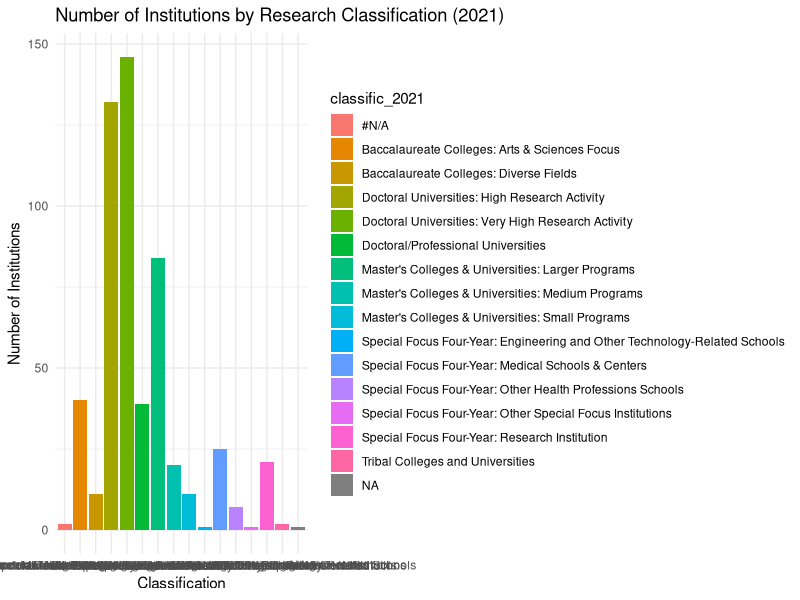
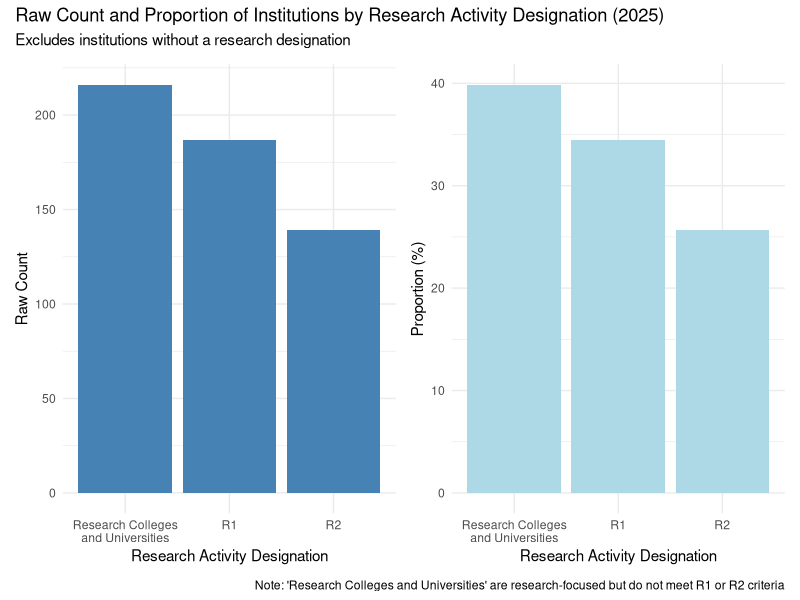

The R script that drew these images, in order:
## ---- chunk 1
#install.packages("patchwork")
## ---- chunk 2
library(tidyverse)
library(readr)
library(tidyr)
library(dplyr)
library(lubridate)  # for Datetime formatting
library(stringr)  # for extracting URL
library(patchwork)  # for putting multiple graphs on one fig
## ---- chunk 3
classification_stats <- read_csv("carnegie_classification_stats - CLEAN.csv")

spending_doctorate_awards <- read_csv("carnegie_spending_doctorate_awards - CLEAN.csv")
## ---- chunk 4
#head(classification_stats)
colnames(classification_stats)
summary(classification_stats)

head(spending_doctorate_awards)
colnames(spending_doctorate_awards)
summary(spending_doctorate_awards)
## ---- chunk 5
classification_df <- data.frame(classification_stats)
class(classification_df)

spending_df <- data.frame(spending_doctorate_awards)
class(spending_df)
## ---- chunk 6
# Confirming column names on what to join by
colnames(classification_df)
colnames(spending_df)
## ---- chunk 7
# Perform full join on 'unitid'
combined_df <- full_join(classification_df, spending_df, by = "unitid")

# Confirm join and notice duplicate column names
colnames(combined_df)
## ---- chunk 8
# Duplicate School Names (there are 12)
combined_df %>%
  filter(name.x != name.y) %>%
  select(unitid, name.x, name.y)

# Duplicate City Names (there is 1, 'Des Moines' and 'West Des Moines')
combined_df %>%
  filter(city.x != city.y ) %>%
  select(unitid, city.x, city.y)

# Duplicate State Names (there are no duplicates)
combined_df %>%
  filter(state.x != state.y) %>%
  select(unitid, state.x, state.y)

# Create a new dataframe for mismatched rows
mismatched <- combined_df %>%
  filter(name.x != name.y | city.x != city.y | state.x != state.y) %>%
  select(unitid, name.x, name.y, city.x, city.y, state.x, state.y)

# View the mismatched rows
print(mismatched)

## ---- chunk 9
# Function to replace NULL with NA

replace_null_with_na <- function(x) {
  if (is.list(x)) {
    # Apply recursively if it's a list (to handle nested data frames)
    return(lapply(x, replace_null_with_na))
  } else if (is.null(x)) {
    return(NA)  # Replace NULL with NA
  } else {
    return(x)  # Otherwise, return the value unchanged
  }
}

# Use it to apply to a data frame
combined_df_na <- combined_df %>%
  mutate(across(everything(), replace_null_with_na))

# View the result
summary(combined_df_na)
## ---- chunk 10
# Display a table of the count of missing values (NAs) per column
missing_data <- combined_df_na %>% 
  summarise(across(everything(), ~ sum(is.na(.)))) %>%
  gather(key = "column_name", value = "NAs")

print(missing_data)
## ---- chunk 11
combined_df_na %>%
  count(classific_2021) %>%
  ggplot(aes(x = classific_2021, y = n, fill = classific_2021)) +
  geom_bar(stat = "identity") +
  labs(title = "Number of Institutions by Research Classification (2021)",
       x = "Classification", y = "Number of Institutions") +
  theme_minimal()
## ---- chunk 12
library(ggplot2)
library(dplyr)
library(patchwork)

# Prepare the data and drop NA
plot_data <- combined_df_na %>%
  filter(!is.na(research_tier_2025)) %>%
  mutate(
    research_tier_2025 = factor(
      research_tier_2025,
      levels = c("Research Colleges and Universities",
                 "Research 1: Very High Research Spending and Doctorate Production", 
                 "Research 2: High Research Spending and Doctorate Production")
    )
  ) %>%
  count(research_tier_2025) %>%
  mutate(percentage = n / sum(n) * 100)  # Calculate percentage for pie chart

# Raw count bar plot
raw_count_plot <- ggplot(plot_data, aes(x = research_tier_2025, y = n)) +
  geom_bar(stat = "identity", fill = "steelblue") +
  labs(
    x = "Research Activity Designation",
    y = "Raw Count"
  ) +
  theme_minimal() +
  scale_x_discrete(labels = c(
    "Research Colleges and Universities" = "Research Colleges\nand Universities", 
    "Research 1: Very High Research Spending and Doctorate Production" = "R1", 
    "Research 2: High Research Spending and Doctorate Production" = "R2"
  ))

# Proportional bar plot (percentage)
proportional_plot <- ggplot(plot_data, aes(x = research_tier_2025, y = percentage)) +
  geom_bar(stat = "identity", fill = "lightblue") +
  labs(
    x = "Research Activity Designation",
    y = "Proportion (%)"
  ) +
  theme_minimal() +
  scale_x_discrete(labels = c(
    "Research Colleges and Universities" = "Research Colleges\nand Universities", 
    "Research 1: Very High Research Spending and Doctorate Production" = "R1", 
    "Research 2: High Research Spending and Doctorate Production" = "R2"
  ))

# Combine the two plots and add a single title, subtitle, and caption for the whole figure
combined_plot <- raw_count_plot + proportional_plot + 
  plot_layout(guides = 'collect') +
  plot_annotation(
    title = "Raw Count and Proportion of Institutions by Research Activity Designation (2025)",
    subtitle = "Excludes institutions without a research designation",
    caption = "Note: 'Research Colleges and Universities' are research-focused but do not meet R1 or R2 criteria"
  )

# Print the combined plot
combined_plot

